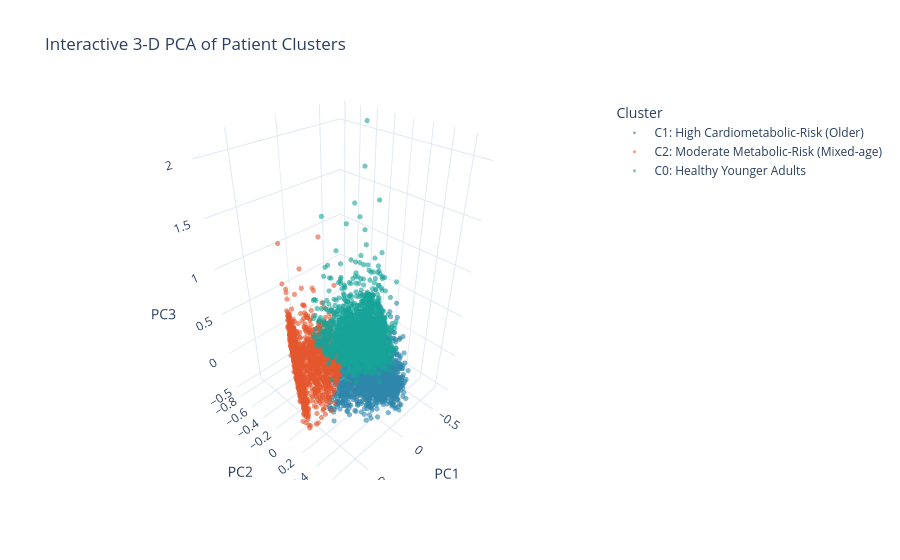

Notebook code cell kept with this figure:
### Code cell
# ---- 12.5 Interactive 3-D PCA (Plotly) + static Matplotlib 3-D fallback ----
from mpl_toolkits.mplot3d import Axes3D  

# Static 3-D (always embeds cleanly)
fig = plt.figure(figsize=(9, 7))
ax = fig.add_subplot(111, projection='3d')
for c in range(OPTIMAL_K):
    m = cluster_labels == c
    ax.scatter(X_pca[m, 0], X_pca[m, 1], X_pca[m, 2] if X_pca.shape[1] > 2 else 0,
               s=10, alpha=0.5, color=PALETTE[c % len(PALETTE)], label=f'C{c}')
ax.set_title('Fig — 3-D PCA Projection of Clusters (static)')
ax.set_xlabel('PC1'); ax.set_ylabel('PC2'); ax.set_zlabel('PC3')
ax.legend(fontsize=8); plt.tight_layout(); plt.show()

# Interactive Plotly version (rendered inline via mimebundle; also saved to HTML)
if X_pca.shape[1] >= 3:
    dfp = pd.DataFrame({'PC1': X_pca[:, 0], 'PC2': X_pca[:, 1], 'PC3': X_pca[:, 2],
                        'Cluster': [CLUSTER_NAMES[c] for c in cluster_labels]})
    fig3d = px.scatter_3d(dfp, x='PC1', y='PC2', z='PC3', color='Cluster',
                          opacity=0.6, title='Interactive 3-D PCA of Patient Clusters',
                          color_discrete_sequence=PALETTE)
    fig3d.update_traces(marker_size=3)
    try:
        fig3d.write_html(os.path.join(IMG_DIR, 'pca_3d_clusters.html'))
        print('Saved interactive plot -> images/pca_3d_clusters.html')
    except Exception as e:
        print('HTML save skipped:', e)
    try:
        from IPython.display import display
        display(fig3d)
    except Exception as e:
        print('Inline interactive display skipped:', e)

### Figure 1 — Plotly figure (JSON) as saved in the notebook; plotly's stock layout.template omitted (floating-point values rounded to 4 significant figures; data arrays with more than 128 entries replaced by an {"elided": "..."} marker saying what was removed)
{"data": [{"hovertemplate": "Cluster=C1: High Cardiometabolic-Risk (Older)<br>PC1=%{x}<br>PC2=%{y}<br>PC3=%{z}<extra></extra>", "legendgroup": "C1: High Cardiometabolic-Risk (Older)", "marker": {"color": "#2E86AB", "opacity": 0.6, "size": 3, "symbol": "circle"}, "mode": "markers", "name": "C1: High Cardiometabolic-Risk (Older)", "scene": "scene", "showlegend": true, "type": "scatter3d", "x": {"elided": "1783 float values"}, "y": {"elided": "1783 float values"}, "z": {"elided": "1783 float values"}}, {"hovertemplate": "Cluster=C2: Moderate Metabolic-Risk (Mixed-age)<br>PC1=%{x}<br>PC2=%{y}<br>PC3=%{z}<extra></extra>", "legendgroup": "C2: Moderate Metabolic-Risk (Mixed-age)", "marker": {"color": "#E4572E", "opacity": 0.6, "size": 3, "symbol": "circle"}, "mode": "markers", "name": "C2: Moderate Metabolic-Risk (Mixed-age)", "scene": "scene", "showlegend": true, "type": "scatter3d", "x": {"elided": "1749 float values"}, "y": {"elided": "1749 float values"}, "z": {"elided": "1749 float values"}}, {"hovertemplate": "Cluster=C0: Healthy Younger Adults<br>PC1=%{x}<br>PC2=%{y}<br>PC3=%{z}<extra></extra>", "legendgroup": "C0: Healthy Younger Adults", "marker": {"color": "#17A398", "opacity": 0.6, "size": 3, "symbol": "circle"}, "mode": "markers", "name": "C0: Healthy Younger Adults", "scene": "scene", "showlegend": true, "type": "scatter3d", "x": {"elided": "2154 float values"}, "y": {"elided": "2154 float values"}, "z": {"elided": "2154 float values"}}], "layout": {"legend": {"title": {"text": "Cluster"}, "tracegroupgap": 0}, "scene": {"domain": {"x": [0, 1], "y": [0, 1]}, "xaxis": {"title": {"text": "PC1"}}, "yaxis": {"title": {"text": "PC2"}}, "zaxis": {"title": {"text": "PC3"}}}, "title": {"text": "Interactive 3-D PCA of Patient Clusters"}}}
